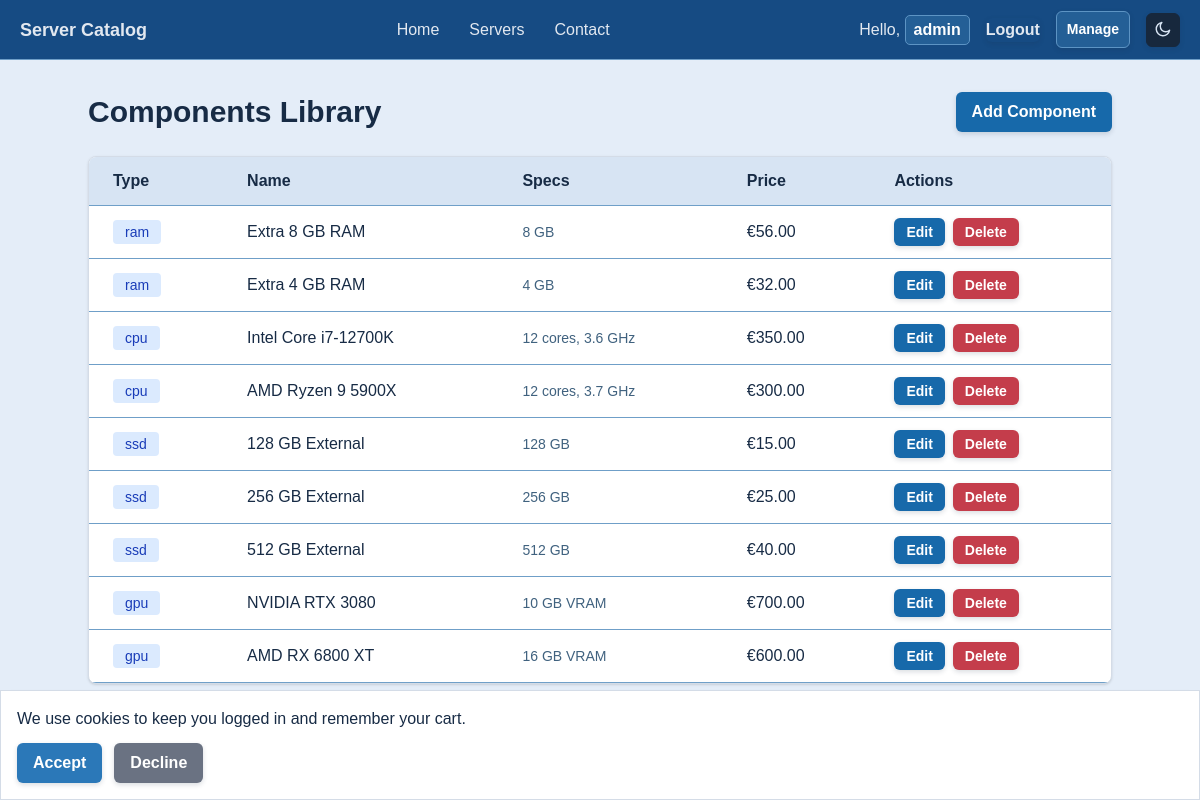
Page /public/admin/components.php (signed in) on the committed database.
### tables this page shows
CREATE TABLE `components` (
  `id` int(11) NOT NULL,
  `name` varchar(255) NOT NULL,
  `type` enum('ram','cpu','ssd','hdd','gpu','storage') NOT NULL,
  `value` varchar(50) NOT NULL,
  `price` decimal(10,2) NOT NULL,
  `server_id` int(11) DEFAULT NULL,
  `available` tinyint(1) NOT NULL DEFAULT 1
);

### src/controllers/admin/ComponentController.php (called while the page is built, shortened)
<?php
require_once base_path('src/Models/Component.php');
class ComponentController {
	private $componentModel;
	public function __construct($pdo) {
		$this->componentModel = new Component($pdo);
	}
	public function index() {
		$allComponents = $this->componentModel->getAll();
		require_once base_path('templates/admin/components-list.php');
	}
}

### src/models/Component.php (called while the page is built, shortened)
<?php
class Component {
    private $pdo;
    public function __construct($pdo) {
        $this->pdo = $pdo;
    }
    public function getAll() {
        $stmt = $this->pdo->query("SELECT * FROM components WHERE available = TRUE ORDER BY type");
        return $stmt->fetchAll();
    }
}

### templates/admin/components-list.php (the view, shortened to what this page needs)
<?php require base_path('templates/header.php'); ?>
<main class="p-8">
    <div class="max-w-5xl mx-auto">
        <div class="flex justify-between items-center mb-6">
            <h1 class="text-3xl font-bold">Components Library</h1>
            <a href="<?= BASE_URL ?>/admin/components.php?action=create" class="bg-blue-600 text-white px-4 py-2 rounded hover:bg-blue-700">
                Add Component
            </a>
        </div>
        <div class="bg-white rounded-lg shadow overflow-x-auto">
            <table class="w-full">
                <thead class="bg-gray-100 border-b border-gray-200">
                    <tr>
                        <th class="px-6 py-3 text-left">Type</th>
                        <th class="px-6 py-3 text-left">Name</th>
                        <th class="px-6 py-3 text-left">Specs</th>
                        <th class="px-6 py-3 text-left">Price</th>
                        <th class="px-6 py-3 text-left">Actions</th>
                    </tr>
                </thead>
                <tbody>
                    <?php foreach ($allComponents as $component): ?>
                    <tr class="border-b border-gray-200 hover:bg-gray-50">
                        <td class="px-6 py-3">
                            <span class="px-3 py-1 rounded bg-blue-100 text-blue-800 text-sm">
                                <?= $component['type'] ?>
                            </span>
                        </td>
                        <td class="px-6 py-3"><?= htmlspecialchars($component['name']) ?></td>
                        <td class="px-6 py-3 text-sm text-gray-600"><?= htmlspecialchars($component['value']) ?></td>
                        <td class="px-6 py-3">€<?= number_format($component['price'], 2) ?></td>
                        <td class="px-6 py-3 flex gap-2">
                            <a href="<?= BASE_URL ?>/admin/components.php?action=edit&id=<?= $component['id'] ?>"
                               class="bg-blue-500 text-white px-3 py-1 rounded text-sm hover:bg-blue-600">
                                Edit
                            </a>
                                <form method="POST" action="<?= BASE_URL ?>/admin/components.php?action=delete"
                                    class="confirm-delete-form">
                                <button type="submit" class="bg-red-500 text-white px-3 py-1 rounded text-sm hover:bg-red-600">
                                    Delete
                                </button>
                            </form>
                        </td>
                    </tr>
                    <?php endforeach; ?>
                </tbody>
            </table>
        </div>
    </div>
</main>
<?php require base_path('templates/footer.php'); ?>

### public/css/main.css (style rules this page uses)
* { box-sizing: border-box; }
button, a[class*="bg-"], a[style*="background-color"], .btn, .custom-file-button { transition: transform 0.2s ease, box-shadow 0.2s ease, opacity 0.2s ease, background-color 0.2s ease; }
body { font-family: Arial, Helvetica, sans-serif; background-color: #cbe3c5; color: #222; transition: background-color 0.2s ease, color 0.2s ease; }
html, body { min-height: 100%; }
body { display: flex; flex-direction: column; min-height: 100vh; }
main { flex: 1 0 auto; }

### public/css/admin.css (style rules this page uses)
.admin-page { background-color: #e4edf8; color: #172b45; }
.admin-page main { background-color: #e4edf8; }
.admin-page .bg-white { background-color: #ffffff !important; border: 1px solid #d4dce7; }
.admin-page button, .admin-page a[class*="bg-"] { border-radius: 6px; font-weight: 600; box-shadow: 0 2px 5px rgb(23 43 69 / 16%); }
.admin-page .bg-gray-100 { background-color: #d7e4f3 !important; }
.admin-page .border-gray-200, .admin-page .border-gray-300, .admin-page .border, .admin-page .border-b, .admin-page .border-t { border-color: #6f9fc8 !important; }
.admin-page .text-gray-600, .admin-page .text-gray-500, .admin-page .text-gray-400, .admin-page .text-gray-700 { color: #40627f !important; }
.admin-page .bg-blue-600, .admin-page .bg-blue-500 { background-color: #1769aa !important; }
.admin-page .bg-red-500 { background-color: #c43d4b !important; }

### rows in the picture
components: type "ram", name "Extra 8 GB RAM", value "8 GB", price "56.00"
components: type "ram", name "Extra 4 GB RAM", value "4 GB", price "32.00"
components: type "cpu", name "Intel Core i7-12700K", value "12 cores, 3.6 GHz", price "350.00"
components: type "cpu", name "AMD Ryzen 9 5900X", value "12 cores, 3.7 GHz", price "300.00"
components: type "ssd", name "128 GB External", value "128 GB", price "15.00"
components: type "ssd", name "256 GB External", value "256 GB", price "25.00"
components: type "ssd", name "512 GB External", value "512 GB", price "40.00"
components: type "gpu", name "NVIDIA RTX 3080", value "10 GB VRAM", price "700.00"
components: type "gpu", name "AMD RX 6800 XT", value "16 GB VRAM", price "600.00"

### other values in the picture
$_SESSION['user_name'] "admin"
